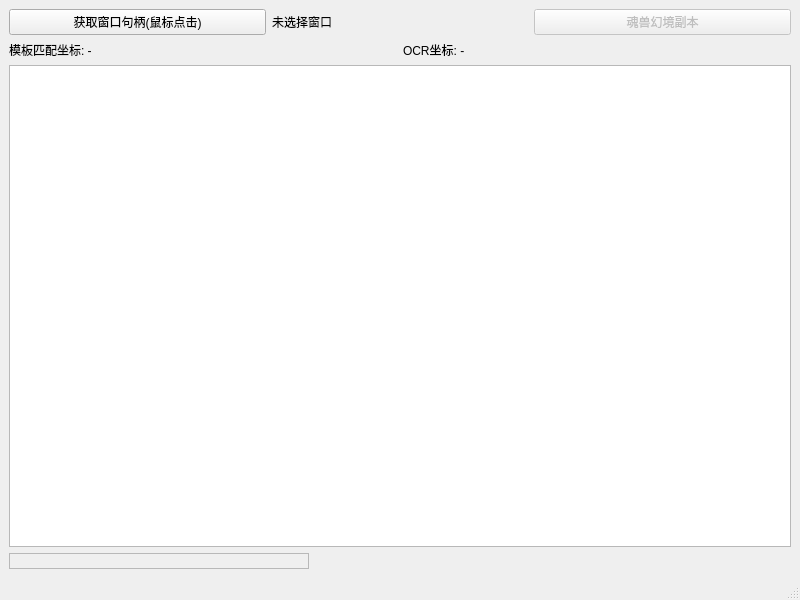
<?xml version="1.0" encoding="UTF-8"?>
<ui version="4.0">
 <class>MainWindow</class>
 <widget class="QMainWindow" name="MainWindow">
  <property name="geometry">
   <rect>
    <x>0</x>
    <y>0</y>
    <width>800</width>
    <height>600</height>
   </rect>
  </property>
  <property name="windowTitle">
   <string>MainWindow</string>
  </property>
  <widget class="QWidget" name="centralwidget">
   <layout class="QVBoxLayout" name="verticalLayout">
    <item>
     <layout class="QHBoxLayout" name="topLayout">
      <item>
       <widget class="QPushButton" name="btnSelectWindow">
        <property name="text">
         <string>获取窗口句柄(鼠标点击)</string>
        </property>
       </widget>
      </item>
      <item>
       <widget class="QLabel" name="lblHandleInfo">
        <property name="text">
         <string>未选择窗口</string>
        </property>
       </widget>
      </item>
      <item>
       <widget class="QPushButton" name="btnRunHshj">
        <property name="enabled">
         <bool>false</bool>
        </property>
        <property name="text">
         <string>魂兽幻境副本</string>
        </property>
       </widget>
      </item>
     </layout>
    </item>
    <item>
     <layout class="QHBoxLayout" name="resultLayout">
      <item>
       <widget class="QLabel" name="lblMatchResult">
        <property name="text">
         <string>模板匹配坐标: -</string>
        </property>
       </widget>
      </item>
      <item>
       <widget class="QLabel" name="lblOcrResult">
        <property name="text">
         <string>OCR坐标: -</string>
        </property>
       </widget>
      </item>
     </layout>
    </item>
    <item>
     <widget class="QTextEdit" name="txtLog">
      <property name="readOnly">
       <bool>true</bool>
      </property>
     </widget>
    </item>
    <item>
     <widget class="QLabel" name="lblScreenshot">
      <property name="maximumSize">
       <size>
        <width>300</width>
        <height>16777215</height>
       </size>
      </property>
      <property name="frameShape">
       <enum>QFrame::StyledPanel</enum>
      </property>
      <property name="scaledContents">
       <bool>false</bool>
      </property>
      <property name="text">
       <string></string>
      </property>
     </widget>
    </item>
   </layout>
  </widget>
  <widget class="QMenuBar" name="menubar">
   <property name="geometry">
    <rect>
     <x>0</x>
     <y>0</y>
     <width>800</width>
     <height>22</height>
    </rect>
   </property>
  </widget>
  <widget class="QStatusBar" name="statusbar"/>
 </widget>
 <resources/>
 <connections/>
</ui>
